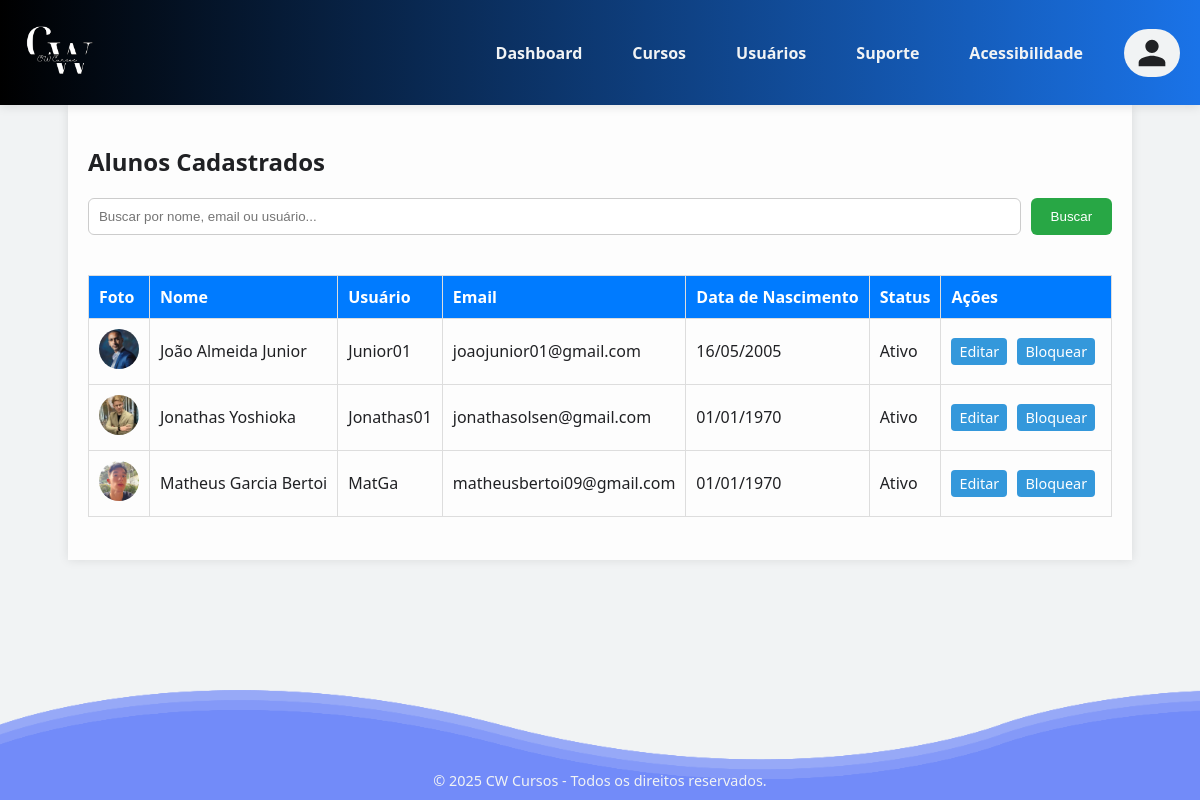
The page /adm/usuarios/aluno/list.php on the database as committed earlier.
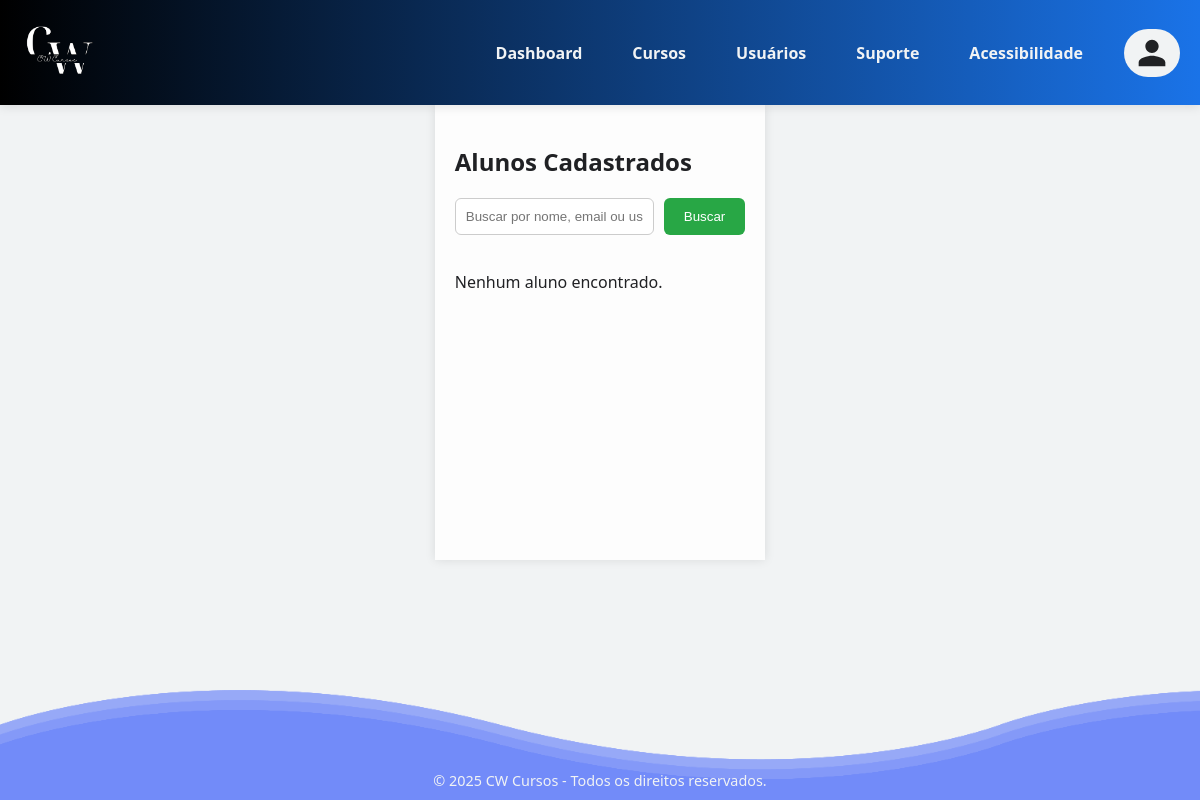
The same page on the database as committed later.
### tables this page shows
CREATE TABLE IF NOT EXISTS `usuarios` (
  `id` int NOT NULL AUTO_INCREMENT,
  `nome` varchar(45) DEFAULT NULL,
  `usuario` varchar(50) DEFAULT NULL,
  `email` varchar(255) DEFAULT NULL,
  `senha` varchar(255) DEFAULT NULL,
  `photo` varchar(255) DEFAULT 'images/default_profile.jpg',
  `data_nascimento` date DEFAULT NULL,
  `tipo` enum('aluno','professor','administrador') NOT NULL DEFAULT 'aluno',
  `status` enum('ativo','pendente','bloqueado') NOT NULL DEFAULT 'ativo',
  `reset_token_hash` varchar(255) DEFAULT NULL,
  `reset_token_expires_at` datetime DEFAULT NULL,
  PRIMARY KEY (`id`),
  UNIQUE KEY `email` (`email`),
  UNIQUE KEY `usuario` (`usuario`) USING BTREE
);

### adm/usuarios/funcoes/listagemUsuarios.php (the view, shortened to what this page needs)
<?php
function listarUsuarios($conexao, $type, $busca = '')
{
    $type = mysqli_real_escape_string($conexao, $type);
    $query = "SELECT * FROM usuarios WHERE tipo = '$type'";
    $query .= " ORDER BY nome ASC";
    $result = mysqli_query($conexao, $query);
    if (mysqli_num_rows($result) > 0) {
        echo '<table>
            <thead>
                <tr>
                    <th>Foto</th>
                    <th>Nome</th>
                    <th>Usuário</th>
                    <th>Email</th>
                    <th>Data de Nascimento</th>
                    <th>Status</th>
                    <th>Ações</th>
                </tr>
            </thead>
            <tbody>';
        while ($row = mysqli_fetch_assoc($result)) {
            $id = $row['id'];
            $nome = htmlspecialchars($row['nome']);
            $usuario = htmlspecialchars($row['usuario']);
            $email = htmlspecialchars($row['email']);
            $dataNascimento = date('d/m/Y', strtotime($row['data_nascimento']));
            $status = ucfirst($row['status']);
            $photo = htmlspecialchars($row['photo']);
            $btnAcao = $row['status'] === 'bloqueado'
                ? "<a href='../funcoes/acoes/desbloquear.php?id=$id' class='btn-acao'>Desbloquear</a>"
                : "<a href='../funcoes/acoes/bloquear.php?id=$id' class='btn-acao' onclick=\"return confirm('Tem certeza que deseja bloquear este usuário?')\">Bloquear</a>";
            echo "<tr>
                <td><img src='$photo' alt='Foto' width='40' height='40' style='border-radius: 50%;'></td>
                <td>$nome</td>
                <td>$usuario</td>
                <td>$email</td>
                <td>$dataNascimento</td>
                <td>$status</td>
                <td>
                    <a href='../funcoes/editar.php?id=$id&type=$type' class='btn-acao'>Editar</a>
                    $btnAcao
                </td>
            </tr>";
        }
        echo '</tbody></table>';
    } else {
        echo "<p>Nenhum $type encontrado.</p>";
    }
}
?>

### adm/usuarios/aluno/list.php (shortened to what this page needs)
<?php
include '../../../funcoes/conexao.php';
include '../funcoes/listagemUsuarios.php';
$type = $_GET['type'] ?? 'aluno';
$busca = $_GET['busca'] ?? '';
?>
<!DOCTYPE html>
<html lang="pt-BR">
<head>
    <link rel="stylesheet" href="css/list.css">
    <link rel="stylesheet" href="../partials/style.css">
</head>
<body>
    <?php include '../partials/header.php'; ?>
    <div class="container">
        <h2><?= ucfirst($type) ?>s Cadastrados</h2>
        <form method="GET" class="form-busca">
            <input type="text" name="busca" placeholder="Buscar por nome, email ou usuário..." value="<?= htmlspecialchars($busca) ?>">
            <button type="submit">Buscar</button>
        </form>
        <?php listarUsuarios($conexao, $type, $busca); ?>
    </div>
    <?php include '../partials/footer.php'; ?>
</body>
</html>

### adm/usuarios/partials/header.php (shortened to what this page needs)
<header>
    <div class="logo">
        <a href="../../../TelaInicial/index.php"><img src="../../../images/logocwbranco_transparente.png" alt="Logo CW Cursos"></a>
    </div>
    <nav class="nav-main">
        <ul>
            <li><a href="../../index.php">Dashboard</a></li>
            <li><a href="../../cursos/cursos.php">Cursos</a></li>
            <li><a href="../../usuarios.php">Usuários</a></li>
            <li><a href="../../suporte.php">Suporte</a></li>
            <li><a href="../../acessibilidade.php">Acessibilidade</a></li>
        </ul>
        <div class="btn-alunos">
            <div id="perfilAlunoBtn" class="perfil-aluno-btn">
                <svg xmlns="http://www.w3.org/2000/svg" width="32" height="32" fill="#333" viewBox="0 0 24 24">
                    <path d="M12 12c2.7 0 5-2.3 5-5s-2.3-5-5-5-5 2.3-5 5 2.3 5 5 5zm0 2c-3.3 0-10 1.7-10 5v3h20v-3c0-3.3-6.7-5-10-5z" />
                </svg>
            </div>
        </div>
    </nav>
</header>

### adm/usuarios/partials/footer.php (shortened to what this page needs)
<section class="waves">
    <div class="wave wave1"></div>
    <footer>
        &copy; 2025 CW Cursos - Todos os direitos reservados.
    </footer>
</section>

### adm/usuarios/aluno/css/list.css (style rules this page uses)
.container { max-width: 1000px; margin: 30px auto; padding: 20px; background: #fdfdfd; box-shadow: 0 0 10px rgba(0,0,0,0.1); }
.form-busca { margin-bottom: 20px; display: flex; gap: 10px; }
.form-busca input[type="text"] { padding: 10px; flex: 1; border: 1px solid #ccc; border-radius: 6px; }
.form-busca button { padding: 10px 20px; background-color: #28a745; color: white; border: none; border-radius: 6px; cursor: pointer; }
table { width: 100%; border-collapse: collapse; margin-top: 20px; }
thead { background-color: #007BFF; color: white; }
td, th { padding: 10px; border: 1px solid #ddd; text-align: left; }
.btn-acao { margin-right: 6px; padding: 4px 8px; background-color: #3498db; color: white; text-decoration: none; border-radius: 4px; font-size: 0.9em; }

### adm/usuarios/partials/style.css (style rules this page uses)
:root { --azul: #1A73E8; --cinza-claro: #F1F3F4; --cinza-escuro: #202124; --amarelo: #FFB400; }
html, body { height: 100%; margin: 0; display: flex; flex-direction: column; }
body { font-family: 'Segoe UI', Tahoma, Geneva, Verdana, sans-serif; background-color: var(--cinza-claro); color: var(--cinza-escuro); }
.container { flex: 1; display: flex; flex-direction: column; max-width: 1200px; margin: 0 auto; margin-bottom: 5rem; }
header { background: linear-gradient(90deg, #000000, var(--azul)); color: var(--cinza-claro); display: flex; justify-content: space-between; align-items: center; padding: 20px; box-shadow: 0 2px 10px rgba(0, 0, 0, 0.1); position: relative; }
.logo img { height: 60px; width: auto; border-radius: 50%; transition: transform 0.3s ease; cursor: pointer; }
.nav-main { display: flex; }
.nav-main ul { list-style: none; padding: 0; margin: 0; margin-right: 1rem; display: flex; align-items: center; }
.nav-main ul li { margin: 0 15px; }
.nav-main ul li a { display: inline-block; color: var(--cinza-claro); text-decoration: none; font-weight: 600; padding: 5px 10px; border-radius: 5px; transition: 0.2s; }
.perfil-aluno-btn { display: flex; align-items: center; gap: 8px; cursor: pointer; background-color: var(--cinza-claro); padding: 8px 12px; border-radius: 30px; transition: 0.2s; }
.perfil-aluno-btn svg { fill: var(--cinza-escuro); transition: fill 0.3s ease; }
.waves { position: relative; width: 100%; height: 100px; margin-top: 60px; }
.waves footer { position: absolute; bottom: 0; width: 100%; text-align: center; font-size: 0.9rem; color: var(--cinza-claro); padding: 10px 0; z-index: 1001; }
section .wave { position: absolute; bottom: 0; left: 0; width: 100%; height: 90px; background: url(../../../images/wave.png); filter: invert(32%) sepia(91%) saturate(3683%) hue-rotate(204deg) brightness(97%) contrast(101%); background-size: 1000px 100px; }
section .wave.wave1 { animation: animate 30s linear infinite; z-index: 1000; opacity: 1; animation-delay: 0s; bottom: 0; }

Rows that differ between the two databases and show on the page:
removed usuarios: photo (picture), nome "João Almeida Junior", usuario "Junior01", email "joaojunior01@gmail.com", data_nascimento "16/05/2005", status "Ativo"
removed usuarios: photo (picture), nome "Jonathas Yoshioka", usuario "Jonathas01", email "jonathasolsen@gmail.com", data_nascimento "01/01/1970", status "Ativo"
removed usuarios: photo (picture), nome "Matheus Garcia Bertoi", usuario "MatGa", email "matheusbertoi09@gmail.com", data_nascimento "01/01/1970", status "Ativo"
Other text that changed with them:
$type: (not shown) → "aluno"
text no longer shown: "Foto Nome Usuário Email Data de Nascimento Status Ações"
text now shown: "Nenhum encontrado."
